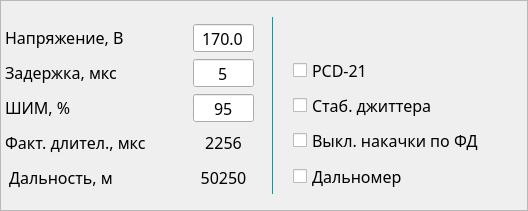
   <widget class="QFrame" name="parametersFrame">
    <property name="geometry">
     <rect>
      <x>35</x>
      <y>510</y>
      <width>528</width>
      <height>211</height>
     </rect>
    </property>
    <property name="frameShape">
     <enum>QFrame::StyledPanel</enum>
    </property>
    <property name="frameShadow">
     <enum>QFrame::Raised</enum>
    </property>
    <widget class="QLabel" name="parametersLineLabel">
     <property name="geometry">
      <rect>
       <x>272</x>
       <y>17</y>
       <width>9</width>
       <height>177</height>
      </rect>
     </property>
     <property name="styleSheet">
      <string notr="true">QLabel {
	border: 1px solid #009FA8;
	border-top: none;
	border-bottom: none;
	border-right: none;
}</string>
     </property>
     <property name="text">
      <string/>
     </property>
    </widget>
    <widget class="QLabel" name="factDurationValueLabel">
     <property name="enabled">
      <bool>true</bool>
     </property>
     <property name="geometry">
      <rect>
       <x>190</x>
       <y>128</y>
       <width>67</width>
       <height>28</height>
      </rect>
     </property>
     <property name="font">
      <font>
       <family>Yu Gothic UI Light</family>
       <pointsize>12</pointsize>
      </font>
     </property>
     <property name="layoutDirection">
      <enum>Qt::RightToLeft</enum>
     </property>
     <property name="text">
      <string>2256</string>
     </property>
     <property name="alignment">
      <set>Qt::AlignCenter</set>
     </property>
    </widget>
    <widget class="QCheckBox" name="offFDPumpingCheckBox">
     <property name="geometry">
      <rect>
       <x>293</x>
       <y>122</y>
       <width>230</width>
       <height>37</height>
      </rect>
     </property>
     <property name="font">
      <font>
       <family>Yu Gothic UI Light</family>
       <pointsize>12</pointsize>
      </font>
     </property>
     <property name="text">
      <string>Выкл. накачки по ФД</string>
     </property>
    </widget>
    <widget class="QLabel" name="voltageLabel">
     <property name="geometry">
      <rect>
       <x>5</x>
       <y>23</y>
       <width>160</width>
       <height>28</height>
      </rect>
     </property>
     <property name="font">
      <font>
       <family>Yu Gothic UI Light</family>
       <pointsize>12</pointsize>
      </font>
     </property>
     <property name="text">
      <string>Напряжение, В</string>
     </property>
    </widget>
    <widget class="QCheckBox" name="PCDCheckBox">
     <property name="geometry">
      <rect>
       <x>293</x>
       <y>53</y>
       <width>177</width>
       <height>35</height>
      </rect>
     </property>
     <property name="font">
      <font>
       <family>Yu Gothic UI Light</family>
       <pointsize>12</pointsize>
      </font>
     </property>
     <property name="text">
      <string>PCD-21</string>
     </property>
    </widget>
    <widget class="QCheckBox" name="jitterStabCheckBox">
     <property name="geometry">
      <rect>
       <x>293</x>
       <y>88</y>
       <width>195</width>
       <height>35</height>
      </rect>
     </property>
     <property name="sizePolicy">
      <sizepolicy hsizetype="Minimum" vsizetype="Fixed">
       <horstretch>0</horstretch>
       <verstretch>0</verstretch>
      </sizepolicy>
     </property>
     <property name="font">
      <font>
       <family>Yu Gothic UI Light</family>
       <pointsize>12</pointsize>
      </font>
     </property>
     <property name="styleSheet">
      <string notr="true"/>
     </property>
     <property name="text">
      <string>Стаб. джиттера</string>
     </property>
    </widget>
    <widget class="QLabel" name="rangefinderValueLabel">
     <property name="enabled">
      <bool>true</bool>
     </property>
     <property name="geometry">
      <rect>
       <x>190</x>
       <y>163</y>
       <width>67</width>
       <height>28</height>
      </rect>
     </property>
     <property name="font">
      <font>
       <family>Yu Gothic UI Light</family>
       <pointsize>12</pointsize>
      </font>
     </property>
     <property name="layoutDirection">
      <enum>Qt::RightToLeft</enum>
     </property>
     <property name="text">
      <string>50250</string>
     </property>
     <property name="alignment">
      <set>Qt::AlignCenter</set>
     </property>
    </widget>
    <widget class="QLabel" name="rangefinderLabel">
     <property name="enabled">
      <bool>true</bool>
     </property>
     <property name="geometry">
      <rect>
       <x>9</x>
       <y>163</y>
       <width>160</width>
       <height>28</height>
      </rect>
     </property>
     <property name="font">
      <font>
       <family>Yu Gothic UI Light</family>
       <pointsize>12</pointsize>
      </font>
     </property>
     <property name="text">
      <string>Дальность, м</string>
     </property>
    </widget>
    <widget class="QCheckBox" name="rangefinderCheckBox">
     <property name="geometry">
      <rect>
       <x>293</x>
       <y>158</y>
       <width>158</width>
       <height>37</height>
      </rect>
     </property>
     <property name="font">
      <font>
       <family>Yu Gothic UI Light</family>
       <pointsize>12</pointsize>
      </font>
     </property>
     <property name="text">
      <string>Дальномер</string>
     </property>
    </widget>
    <widget class="QLabel" name="factDurationLabel">
     <property name="geometry">
      <rect>
       <x>5</x>
       <y>128</y>
       <width>160</width>
       <height>28</height>
      </rect>
     </property>
     <property name="font">
      <font>
       <family>Yu Gothic UI Light</family>
       <pointsize>12</pointsize>
      </font>
     </property>
     <property name="text">
      <string>Факт. длител., мкс</string>
     </property>
    </widget>
    <widget class="QLabel" name="delayLabel">
     <property name="geometry">
      <rect>
       <x>5</x>
       <y>58</y>
       <width>160</width>
       <height>28</height>
      </rect>
     </property>
     <property name="font">
      <font>
       <family>Yu Gothic UI Light</family>
       <pointsize>12</pointsize>
      </font>
     </property>
     <property name="text">
      <string>Задержка, мкс</string>
     </property>
    </widget>
    <widget class="QLabel" name="PWMLabel">
     <property name="geometry">
      <rect>
       <x>5</x>
       <y>93</y>
       <width>160</width>
       <height>28</height>
      </rect>
     </property>
     <property name="font">
      <font>
       <family>Yu Gothic UI Light</family>
       <pointsize>12</pointsize>
      </font>
     </property>
     <property name="text">
      <string>ШИМ, %</string>
     </property>
    </widget>
    <widget class="QDoubleSpinBox" name="voltageValueDoubleSpinBox">
     <property name="geometry">
      <rect>
       <x>193</x>
       <y>23</y>
       <width>61</width>
       <height>30</height>
      </rect>
     </property>
     <property name="font">
      <font>
       <family>Yu Gothic UI Light</family>
       <pointsize>12</pointsize>
      </font>
     </property>
     <property name="alignment">
      <set>Qt::AlignCenter</set>
     </property>
     <property name="buttonSymbols">
      <enum>QAbstractSpinBox::NoButtons</enum>
     </property>
     <property name="decimals">
      <number>1</number>
     </property>
     <property name="maximum">
      <double>200.000000000000000</double>
     </property>
     <property name="singleStep">
      <double>0.500000000000000</double>
     </property>
     <property name="value">
      <double>170.000000000000000</double>
     </property>
    </widget>
    <widget class="QSpinBox" name="delayValueSpinBox">
     <property name="geometry">
      <rect>
       <x>193</x>
       <y>58</y>
       <width>61</width>
       <height>30</height>
      </rect>
     </property>
     <property name="font">
      <font>
       <family>Yu Gothic UI Light</family>
       <pointsize>12</pointsize>
      </font>
     </property>
     <property name="alignment">
      <set>Qt::AlignCenter</set>
     </property>
     <property name="buttonSymbols">
      <enum>QAbstractSpinBox::NoButtons</enum>
     </property>
     <property name="minimum">
      <number>-30</number>
     </property>
     <property name="maximum">
      <number>30</number>
     </property>
     <property name="value">
      <number>5</number>
     </property>
    </widget>
    <widget class="QSpinBox" name="PWMValueSpinBox">
     <property name="geometry">
      <rect>
       <x>193</x>
       <y>93</y>
       <width>61</width>
       <height>30</height>
      </rect>
     </property>
     <property name="font">
      <font>
       <family>Yu Gothic UI Light</family>
       <pointsize>12</pointsize>
      </font>
     </property>
     <property name="alignment">
      <set>Qt::AlignCenter</set>
     </property>
     <property name="buttonSymbols">
      <enum>QAbstractSpinBox::NoButtons</enum>
     </property>
     <property name="maximum">
      <number>100</number>
     </property>
     <property name="value">
      <number>95</number>
     </property>
    </widget>
   </widget>
